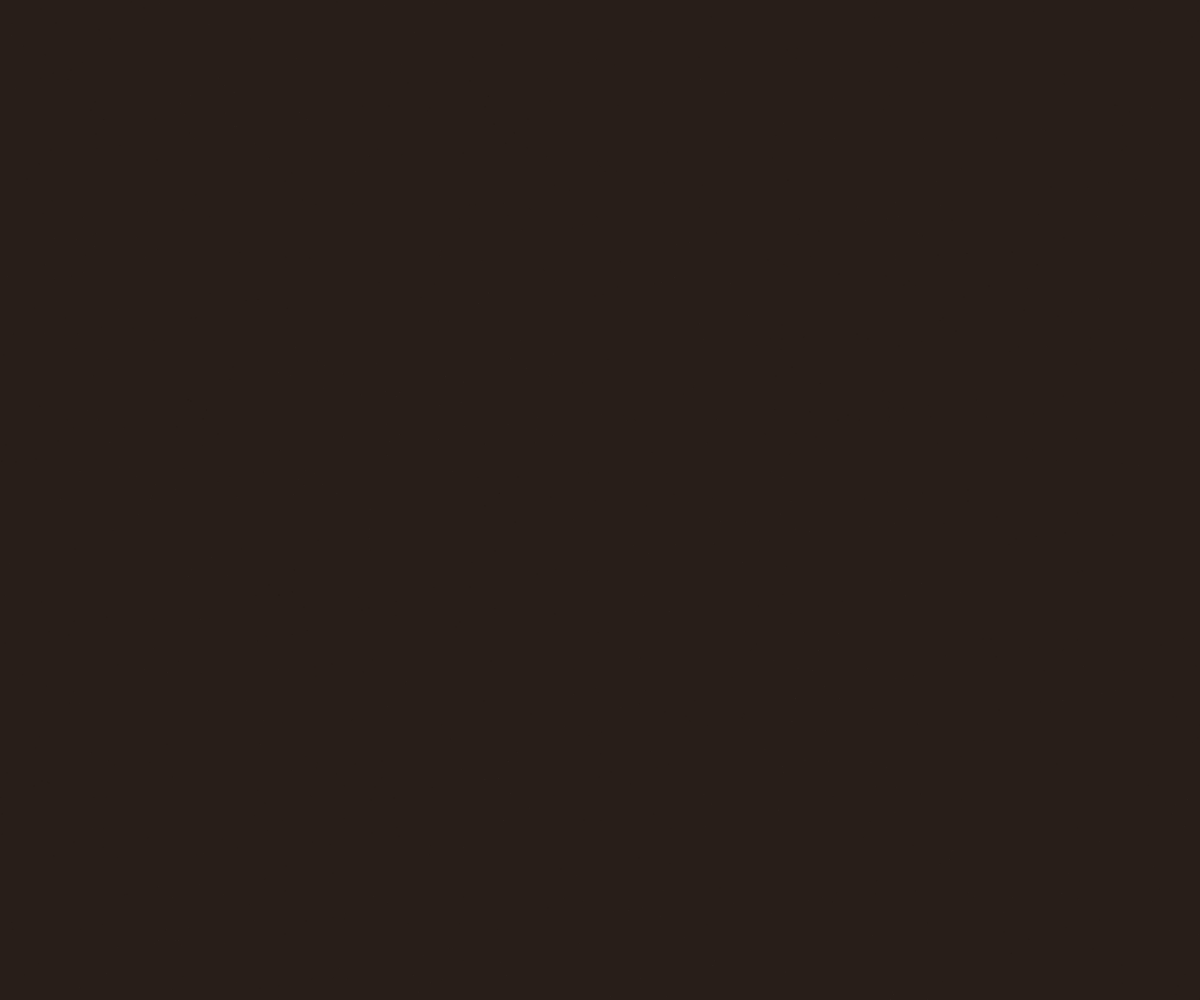
Frame 1 (no input)
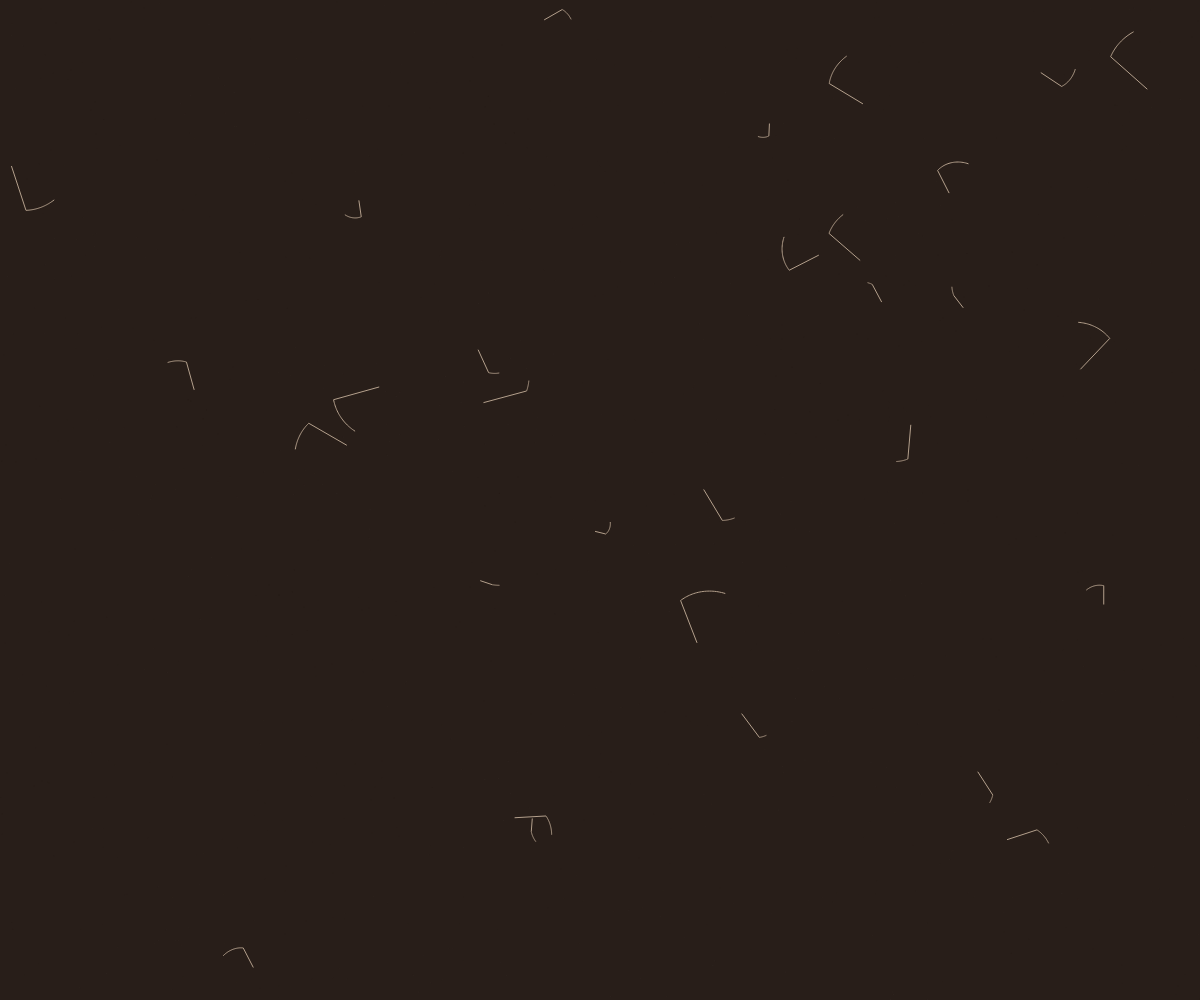
Frame 60 (no input)
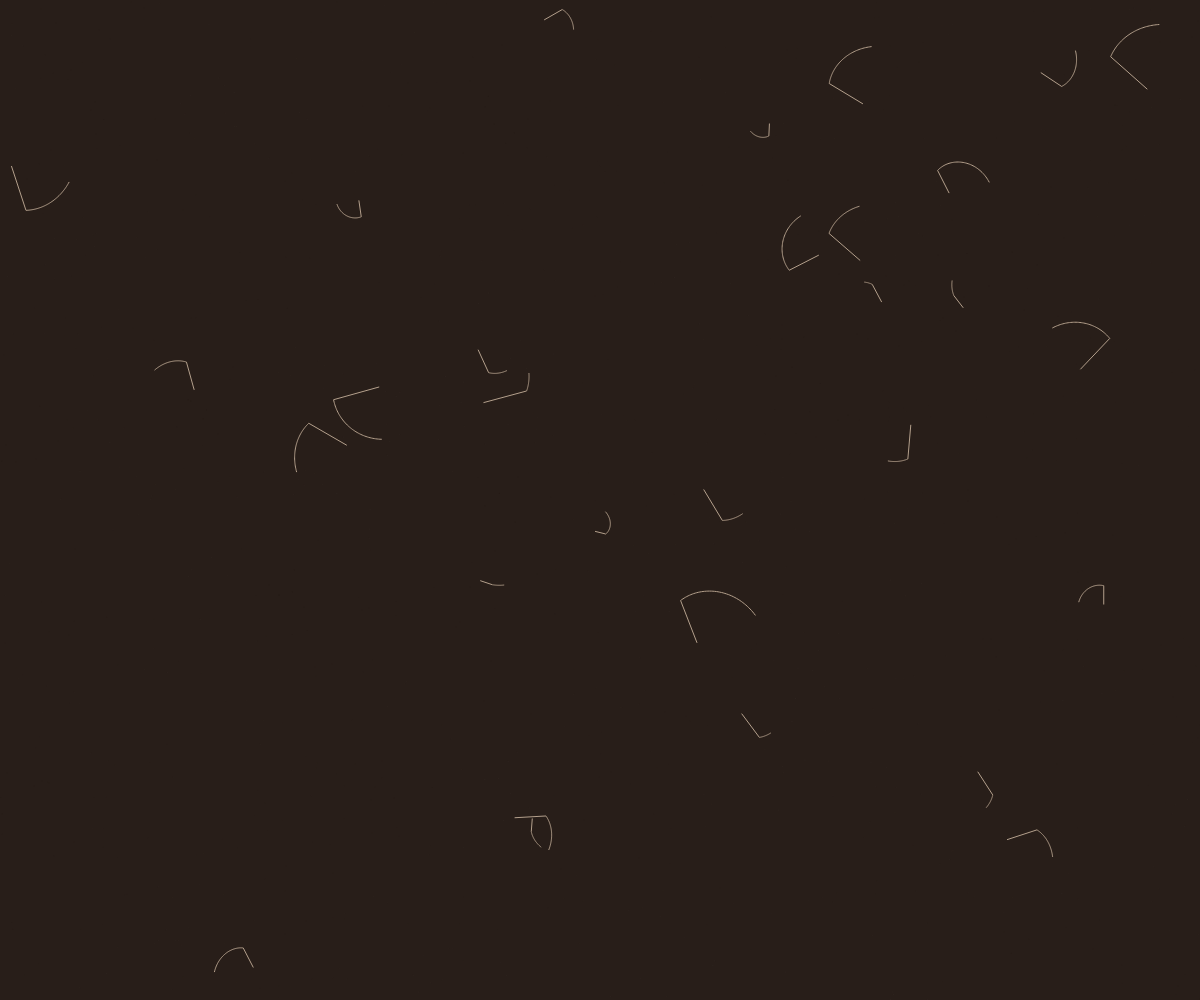
Frame 120 (the mouse pressed at the canvas centre since frame 60)

The p5.js sketch that drew these frames (run headless with seeded random() and noise() and a simulated clock; from frame 60 on, the mouse is pressed at the canvas centre):

// p5.js sketch
// ── sketch.js
let cracks = [];
let ceramicTexture;
let time = 0;

function setup() {
  createCanvas(windowWidth, windowHeight);
  pixelDensity(1);
  
  // Create ceramic texture pattern
  ceramicTexture = createGraphics(width, height);
  ceramicTexture.background(40, 30, 25);
  ceramicTexture.noiseDetail(2, 0.5);
  for (let i = 0; i < 1000; i++) {
    let x = random(width);
    let y = random(height);
    let n = ceramicTexture.noise(x * 0.01, y * 0.01) * 20;
    ceramicTexture.stroke(35 + n, 25 + n, 20 + n);
    ceramicTexture.point(x, y);
  }
  
  // Initialize cracks
  for (let i = 0; i < 30; i++) {
    cracks.push({
      x: random(width),
      y: random(height),
      size: random(10, 50),
      growth: random(0.05, 0.2),
      angle: random(TWO_PI),
      speed: random(-0.02, 0.02),
      segments: [],
      maxSegments: 50,
      active: true,
      color: color(180, 160, 140)
    });
  }
}

function draw() {
  // Draw ceramic base
  image(ceramicTexture, 0, 0);
  
  time += 0.01;
  
  // Update and draw cracks
  for (let i = cracks.length - 1; i >= 0; i--) {
    let c = cracks[i];
    
    if (!c.active) continue;
    
    // Update crack
    c.size += c.growth;
    c.angle += c.speed;
    
    // Create new segments
    if (frameCount % 2 === 0 && c.segments.length < c.maxSegments) {
      c.segments.push({
        x: c.x + cos(c.angle) * c.size,
        y: c.y + sin(c.angle) * c.size,
        size: random(0.5, 2),
        life: 255
      });
    }
    
    // Draw crack segments
    stroke(c.color);
    strokeWeight(1);
    noFill();
    
    beginShape();
    vertex(c.x, c.y);
    for (let j = 0; j < c.segments.length; j++) {
      let seg = c.segments[j];
      vertex(seg.x, seg.y);
    }
    endShape();
    
    // Fade out old segments
    for (let j = c.segments.length - 1; j >= 0; j--) {
      c.segments[j].life -= 2;
      if (c.segments[j].life <= 0) {
        c.segments.splice(j, 1);
      }
    }
    
    // Randomly stop cracks
    if (random() < 0.0005 && c.size > 150) {
      c.active = false;
    }
  }
  
  // Occasionally add new cracks
  if (frameCount % 40 === 0 && random() > 0.6) {
    cracks.push({
      x: random(width),
      y: random(height),
      size: random(10, 50),
      growth: random(0.05, 0.2),
      angle: random(TWO_PI),
      speed: random(-0.02, 0.02),
      segments: [],
      maxSegments: 50,
      active: true,
      color: color(180, 160, 140)
    });
  }
  
  // Keep crack count stable
  if (cracks.length > 100) {
    cracks.splice(0, cracks.length - 100);
  }
}

function windowResized() {
  resizeCanvas(windowWidth, windowHeight);
}
